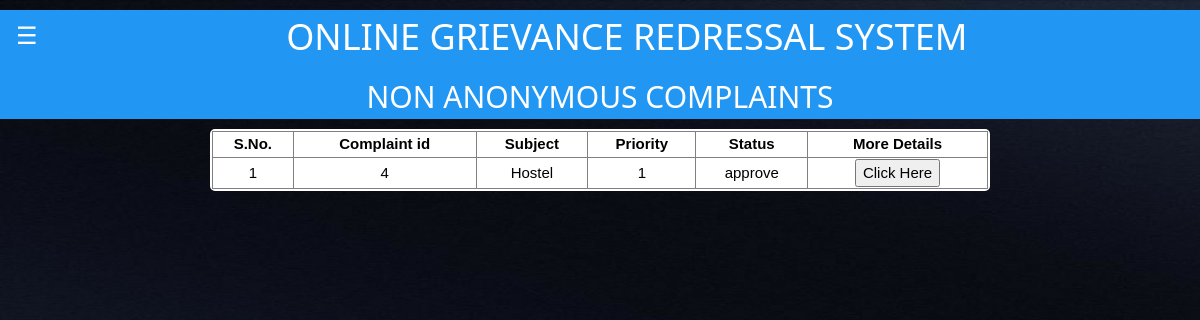
Screenshot of /non_anonymous.php (signed in) with the database file from the repository.
### tables this page shows
CREATE TABLE `complaint` (
  `cmpid` int(50) NOT NULL,
  `name` varchar(30) NOT NULL,
  `cdetails` text NOT NULL,
  `type` text NOT NULL,
  `ctype` text NOT NULL,
  `priority` text NOT NULL,
  `report` text NOT NULL,
  `remark` text NOT NULL,
  `feedback` text NOT NULL,
  `date` timestamp NOT NULL DEFAULT current_timestamp() ON UPDATE current_timestamp(),
  `admno` int(11) NOT NULL,
  `status` varchar(25) NOT NULL,
  `image` longblob DEFAULT NULL,
  `imgtype` varchar(1000) NOT NULL
);

### non_anonymous.php (the view, shortened to what this page needs)
<!DOCTYPE html>
<html>
<link rel="stylesheet" href="extra.css">
<body>
<div class="w3-blue">
  <button class="w3-button w3-blue w3-xlarge w3-left" onclick="openLeftMenu()">&#9776;</button>
  <h1 style="text-align:center;">ONLINE GRIEVANCE REDRESSAL SYSTEM</h1>
  <h2 style="color:White; text-align:center">NON ANONYMOUS COMPLAINTS</h2>
</div>
<center>
<div style="background-color:White; border: 2px solid White; border-radius: 5px; width:65% " >
<table width="100%" border="1" style="border-collapse:collapse;">
<thead>
<tr>
<th><center>S.No.</center></th>
<th><center>Complaint id</center></th>
<th><center>Subject</center></th>
<th><center>Priority</center></th>
<th><center>Status</center></th>
<th><center>More Details</center></th>
</tr>
</thead>
<tbody>
<?php
require_once "config.php";
$count=1;
$sel_query="Select * from complaint where type='nonanym' and (status='approve' or status='processing' or status='closed') order by priority";
$result = mysqli_query($link,$sel_query);
while($row = mysqli_fetch_assoc($result)) { ?>
<tr><td align="center"><?php echo $count; ?></td>
<td align="center"><?php echo $row["cmpid"]; ?></td>
<td align="center"><?php echo $row["ctype"]; ?></td>
<td align="center"><?php echo $row["priority"]; ?></td>
<td align="center"><?php echo $row["status"]; ?></td>
<td align="center">
<a href="javascript:void(0);" onClick="popUpWindow('http://localhost/og/statuschange.php?uid=<?php echo htmlentities($row['cmpid']);?>');" title="Details">
<button type="button" class="btn btn-primary">Click Here</button></a>
</td>
</tr>
<?php $count++; } ?>
</tbody>
</table>
</div>
</center>
</body>
</html>

### extra.css (style rules this page uses)
html { box-sizing:border-box }
*,*:before,*:after { box-sizing:inherit }
html { -ms-text-size-adjust:100%;-webkit-text-size-adjust:100% }
body { margin:0 }
a { background-color:transparent }
button,input,select,textarea,optgroup { font:inherit;margin:0 }
button,input { overflow:visible }
button,select { text-transform:none }
button,[type=button],[type=reset],[type=submit] { -webkit-appearance:button }
html,body { font-family:Verdana,sans-serif;font-size:15px;line-height:1.5 }
html { overflow-x:hidden }
h1 { font-size:36px }
h2 { font-size:30px }
h1,h2,h3,h4,h5,h6 { font-family:"Segoe UI",Arial,sans-serif;font-weight:400;margin:10px 0 }
a { color:inherit }
.w3-btn,.w3-button { border:none;display:inline-block;padding:8px 16px;vertical-align:middle;overflow:hidden;text-decoration:none;color:inherit;background-color:inherit;text-align:center;cursor:pointer;white-space:nowrap }
.w3-btn,.w3-button { -webkit-touch-callout:none;-webkit-user-select:none;-khtml-user-select:none;-moz-user-select:none;-ms-user-select:none;user-select:none }
.w3-xlarge { font-size:24px!important }
.w3-left { float:left!important }
.w3-blue,.w3-hover-blue:hover { color:#fff!important;background-color:#2196F3!important }

### non_anonymous.php (style rules this page uses)
body { background-image:url('cl1.jpeg'); background-attachment:fixed; background-size:100% 100%; }

### rows the page displays
complaint: cmpid "4", ctype "Hostel", priority "1", status "approve"
